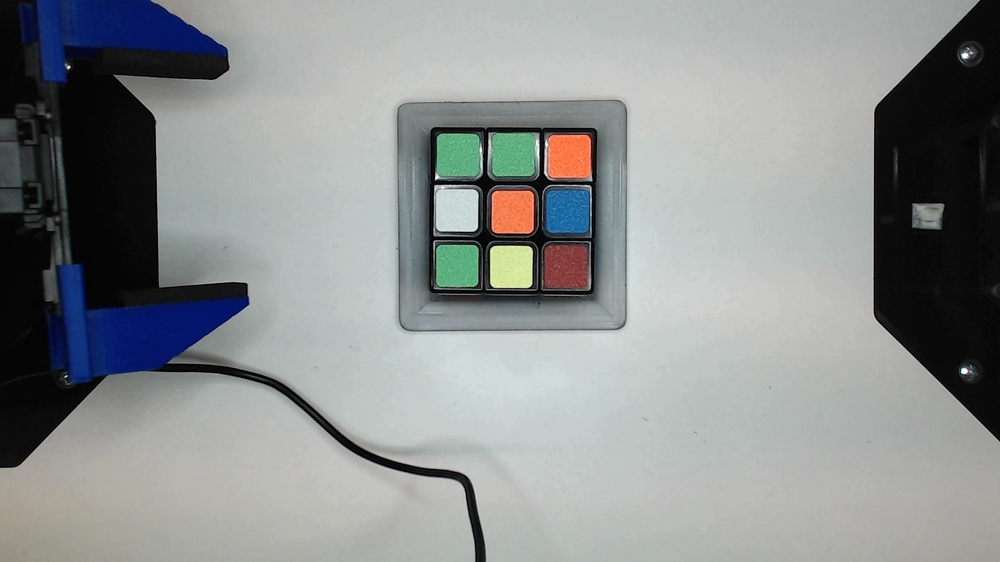
#> input picture Abgabe/src/Pictures/Picture1.jpg, 1000 x 562 px, shrunk from 1920 x 1080 before the run
$ python -i edge_detection.py   (imports and definitions only)
#> lines starting #> are read from the running program, lines starting #| are printed output that depends on the picture; after the words box and inside, x2 and y2 are one past the last pixel; in counts of white or black regions, pixels touching at a corner belong together
#> further down, picture is the input picture: shape (562, 1000, 3); mean B, G, R 143.7, 143.6, 139.8
# Projekt:      Rubiks Cube
# Participants: Lukas Gerstlauer, 205293, lgerstla@stud.hs-heilbronn.de
#               Tim Söns, 204453, tsoens@stud.hs-heilbronn.de
# Lecture:      Computer & Robot Vision
# Program:      MAS
# Date:         31.01.2025

import cv2
import numpy as np
import matplotlib.pyplot as plt
import math

def edge_detection(image):
    """
    Perform edge detection on the given image and return a list of detected elements with their attributes.
    Parameters:
    image (numpy.ndarray): Input image in BGR format.
    Returns:
    list_dict_edge (list): A list of dictionaries, each containing attributes of detected elements:
        - bbox (tuple): Bounding box of the detected element (x, y, width, height).
        - area_focus_point (list): Coordinates of the focus point of the detected area [cx, cy].
        - color (None): Placeholder for color attribute (not used in this function).
        - grid_position (None): Placeholder for grid position attribute (not used in this function).
        - avg_hue (None): Placeholder for average hue attribute (not used in this function).
    clean_mask (numpy.ndarray): The cleaned and sharpened mask used for contour detection.
    """
    height, width = image.shape[:2]
#> height = 562; width = 1000
    gray = cv2.cvtColor(image, cv2.COLOR_BGR2GRAY)
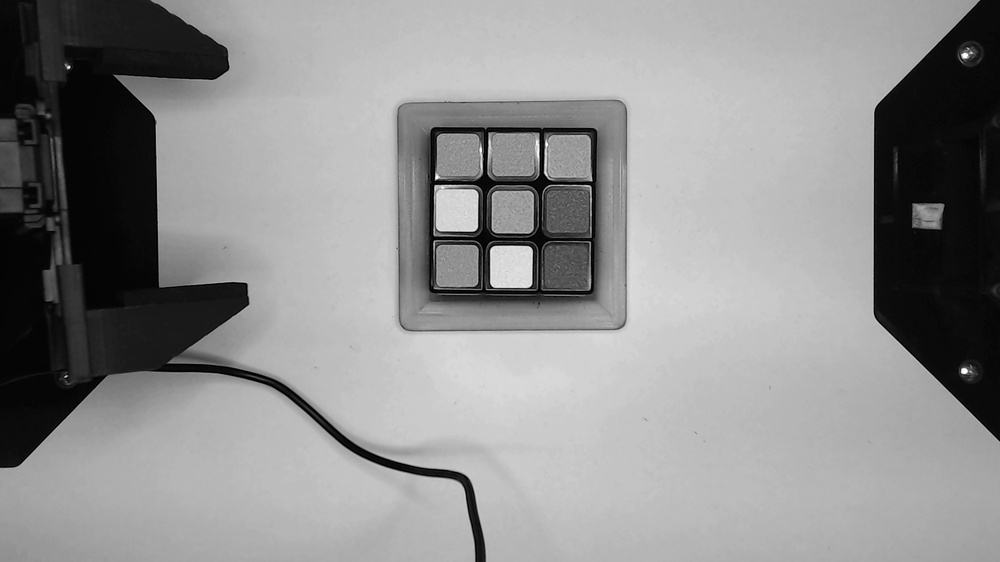
#> gray: shape (562, 1000); min 0, max 255, mean 142.5

    # Step 1: Threshold for Black Regions
    # Black pixels will have low intensity in grayscale
    _, black_mask = cv2.threshold(gray, 40, 255, cv2.THRESH_BINARY_INV)
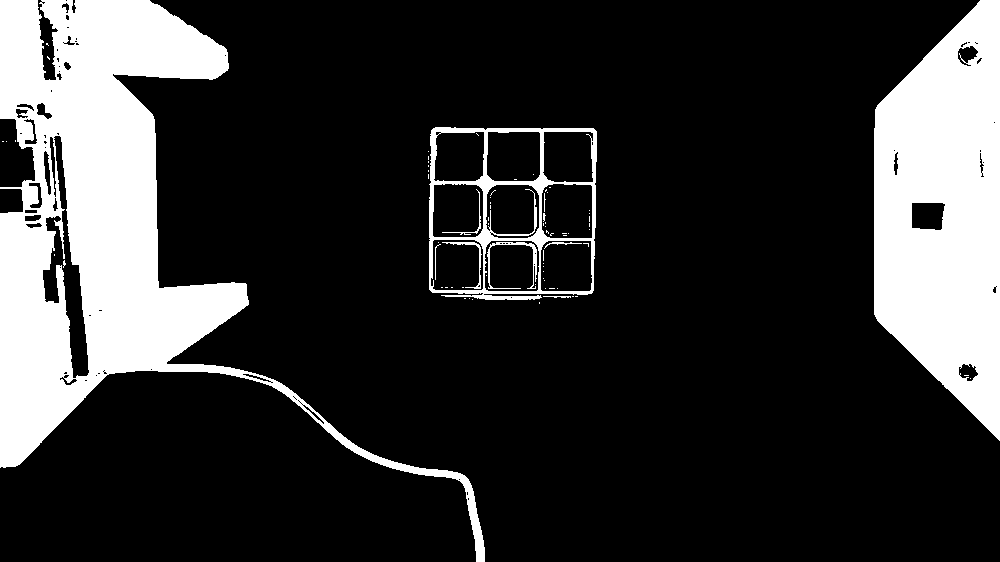
#> black_mask: shape (562, 1000); 20.4% white; 74 white regions (64 under 20 px), largest, box (x1, y1, x2, y2) and area: (0, 0, 485, 562) 67303, (874, 0, 1000, 441) 40523, (429, 127, 597, 300) 5581

    # [11 lines of commented-out code are left out]
    kernel = cv2.getStructuringElement(cv2.MORPH_RECT, (3, 3))  # Increase kernel size for more intense effect

    # Apply MORPH_CLOSE to fill gaps and remove small noise
    clean_mask = cv2.morphologyEx(black_mask, cv2.MORPH_CLOSE, kernel, iterations=2)  # Increase iterations for stronger effect
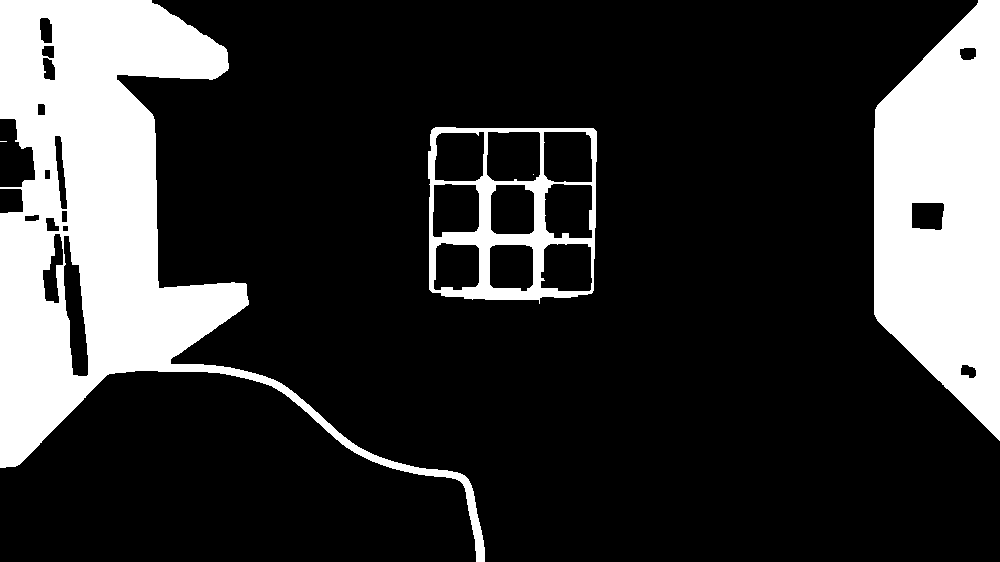
#> clean_mask: shape (562, 1000); 21.1% white; 5 white regions (2 under 20 px), largest, box (x1, y1, x2, y2) and area: (0, 0, 485, 562) 68869, (874, 0, 1000, 441) 40814, (428, 127, 597, 304) 8842

    # Apply a morphological gradient to sharpen edges
    gradient_mask = cv2.morphologyEx(clean_mask, cv2.MORPH_GRADIENT, kernel)
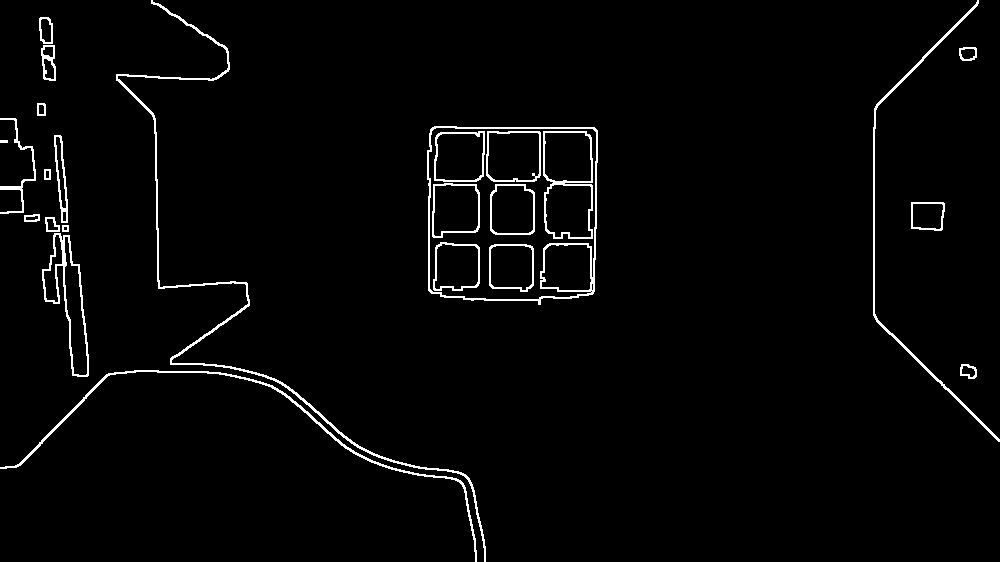
#> gradient_mask: shape (562, 1000); 2.4% white in thin lines or dots

    # Combine the cleaned mask with the gradient mask to highlight edges
    clean_mask = cv2.bitwise_or(clean_mask, gradient_mask)
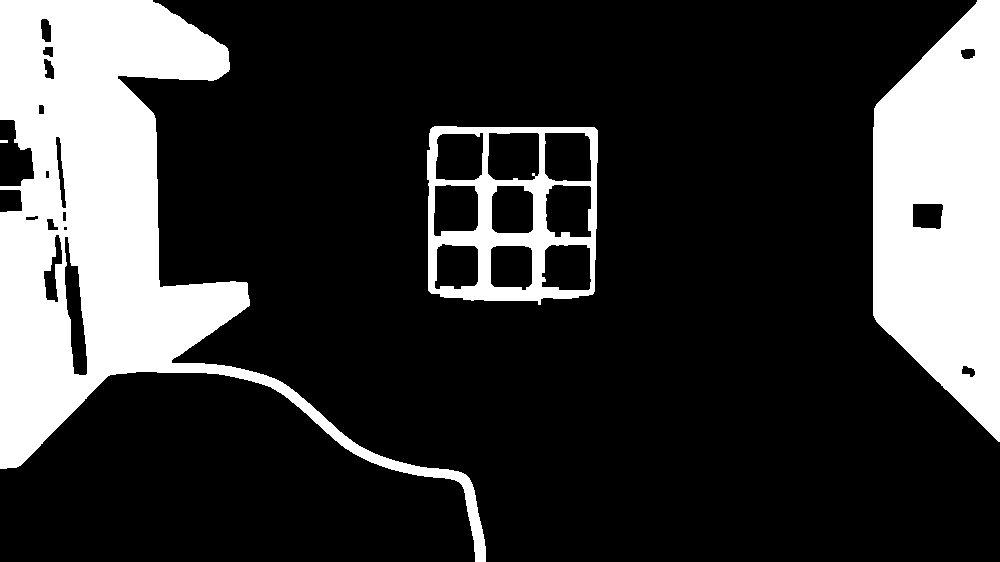
#> clean_mask: shape (562, 1000); 22.3% white; 4 white regions, box (x1, y1, x2, y2) and area: (0, 0, 486, 562) 72183, (873, 0, 1000, 442) 41704, (427, 126, 598, 305) 11315, (0, 140, 8, 143) 24

    # Convert the cleaned mask to BGR for colored drawing
    clean_mask_bgr = cv2.cvtColor(clean_mask, cv2.COLOR_GRAY2BGR)
#> clean_mask_bgr: shape (562, 1000, 3); 22.3% white; 4 white regions

    # [10 lines of commented-out code are left out]
    contours, _ = cv2.findContours(clean_mask, cv2.RETR_TREE, cv2.CHAIN_APPROX_SIMPLE)
#> contours = 28 contours, 2 with area under 20; largest, box (x1, y1, x2, y2) and area: (0, 0, 486, 562) 74087, (873, 0, 1000, 442) 42144, (427, 126, 598, 305) 28640, (487, 132, 540, 181) 2396, (544, 132, 592, 182) 2213

    # Step 4: Filter for Rectangular Contours
    valid_rectangles = []
    list_dict_edge = []

    for contour in contours:
        # Approximate the contour with a polygon
        peri = cv2.arcLength(contour, True)
        approx = cv2.approxPolyDP(contour, 0.02 * peri, True)

        # Calculate area to filter small or large regions
        area = cv2.contourArea(approx)
        if (math.sqrt(area) > math.sqrt(width * height)/6) & (math.sqrt(area) < math.sqrt(width * height)/3):
            # Calculate centres of gravity
            moments = cv2.moments(contour)
            if moments["m00"] != 0:
                cx = int(moments["m10"] / moments["m00"])
                cy = int(moments["m01"] / moments["m00"])
                area_focus_point = [cx, cy]
            else:
                area_focus_point = [None, None]

            # Save contour
            valid_rectangles.append(approx)

            # Create entry in the attribute dictionary
            valid_element = {
                "bbox": cv2.boundingRect(approx),
                "area_focus_point": area_focus_point,
                "color": None,
                "grid_position": None,
                "avg_hue": None,
            }
            list_dict_edge.append(valid_element)
#> this loop made 28 passes
#> (peri, approx, area, cx, cy) on pass 2: (685.5, [[432, 127], [428, 290], [592, 294], [597, 130]], 26911.5, 511, 212)
#> (peri, area, cx, cy) on pass 12: (1002.2, 41854.5, 943, 212)
#> after the loop, list_dict_edge = 2 items; valid_rectangles = 2 contours; box (x1, y1, x2, y2) and area: (873, 0, 1000, 442) 41854, (428, 127, 598, 295) 26912

    # [11 lines of commented-out code are left out]

    return list_dict_edge, clean_mask

>>> import cv2
>>> picture = cv2.imread('Pictures/Picture1.jpg')
>>> result = edge_detection(picture)

$ run again, on Abgabe/src/Pictures/Picture2.jpg
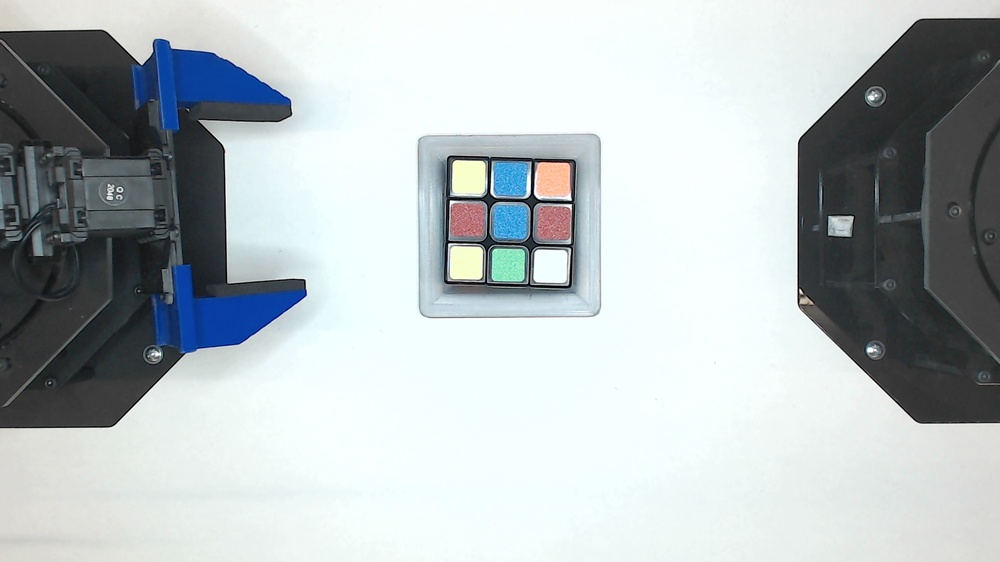
#> input picture Abgabe/src/Pictures/Picture2.jpg, 1000 x 562 px, shrunk from 1920 x 1080 before the run
#> picture is the input picture: shape (562, 1000, 3); mean B, G, R 191.4, 189.4, 181.4
#> in edge_detection, `_, black_mask = cv2.threshold(gray, 40, 255, cv2.THRESH_BINARY_INV)`:
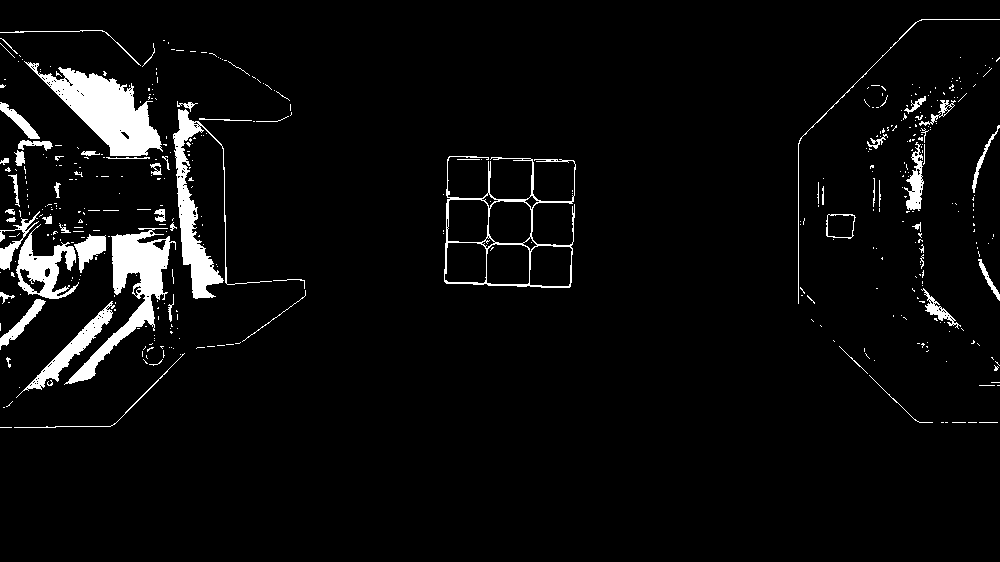
#> black_mask: shape (562, 1000); 4.7% white; 425 white regions (365 under 20 px), largest, box (x1, y1, x2, y2) and area: (24, 61, 163, 156) 5321, (64, 228, 176, 385) 4237, (173, 109, 272, 299) 3298
#> gradient_mask: shape (562, 1000); 4.4% white; 104 white regions (43 under 20 px), largest, box (x1, y1, x2, y2) and area: (0, 100, 307, 386) 7328, (442, 155, 577, 289) 3863, (0, 37, 171, 171) 1597
#> in edge_detection, `clean_mask = cv2.bitwise_or(clean_mask, gradient_mask)`:
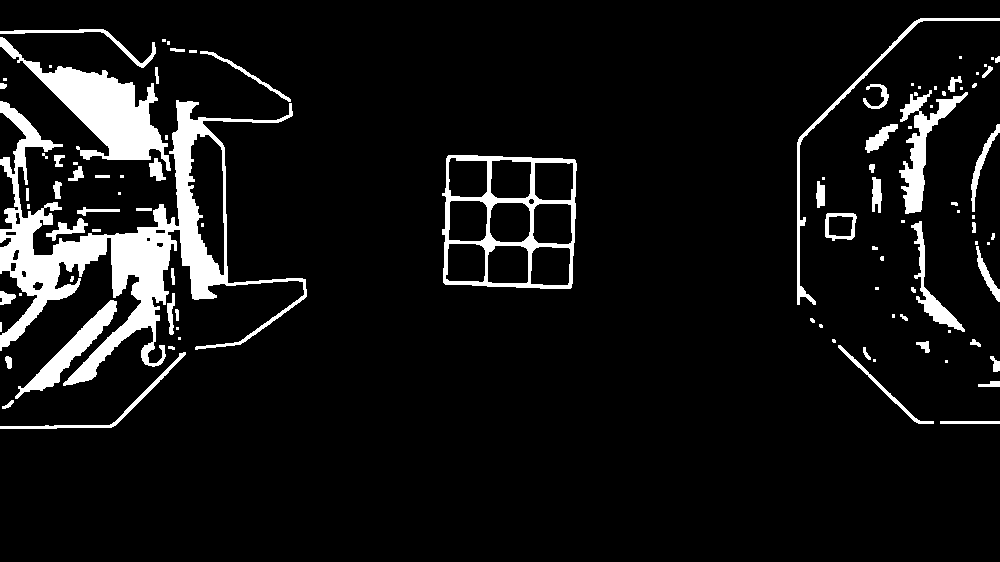
#> clean_mask: shape (562, 1000); 8.1% white; 99 white regions (43 under 20 px), largest, box (x1, y1, x2, y2) and area: (0, 100, 307, 386) 19345, (0, 37, 171, 171) 6967, (442, 155, 577, 289) 4379
#> clean_mask_bgr: shape (562, 1000, 3); 8.1% white; 99 white regions (43 under 20 px)
#> contours = 120 contours, 54 with area under 20; largest, box (x1, y1, x2, y2) and area: (0, 100, 307, 386) 21378, (442, 155, 577, 289) 16720, (0, 37, 171, 171) 6643, (187, 133, 225, 276) 3452, (899, 90, 968, 214) 2167
#> the loop in edge_detection, `for contour in contours:` made 120 passes
#> (peri, area, cx, cy) on passes 63, 81: (529.8, 16220, 509, 221), (3358.3, 28712.5, 132, 238)
#> after the loop in edge_detection, `for contour in contours:`: list_dict_edge = 2 items; valid_rectangles = 2 contours; box (x1, y1, x2, y2) and area: (0, 101, 304, 386) 28712, (443, 155, 576, 289) 16220
